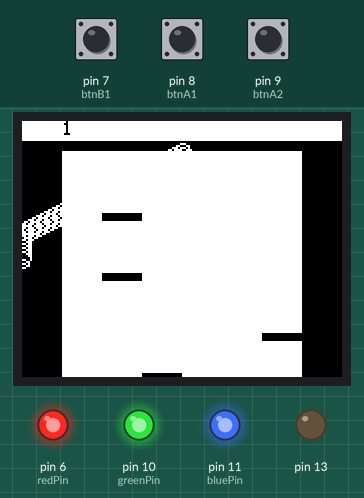
Recording of a sketch running on a simulated Arduino Nano, built with avr-gcc and run on an emulated ATmega328P. On the bench: 160×128 colour display, output pins drawn as LEDs (lit = HIGH). Inputs (shaded band) come from the test bench; at power-on: pin 9 (btnA2) LOW, pin 7 (btnB1) LOW, pin 8 (btnA1) LOW. Random numbers use the default seed unless the sketch sets one.

Above: at 1.3 s.
1.4 s: pin 9 (btnA2) pulled HIGH for 0.15 s
At 1.88 s:
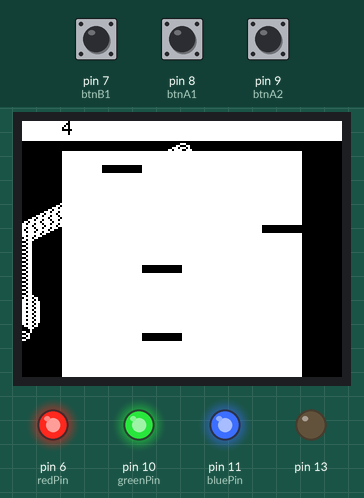
2.1 s: pin 9 (btnA2) pulled HIGH for 1 s
At 2.48 s:
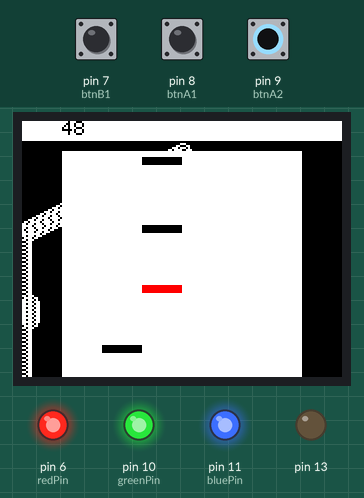
Timing chart, 0 to 5.1 s (numbered marks = the images above; inputs shaded):
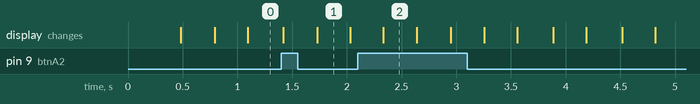

The sketch:

Rapidroll.ino
```cpp
#include <RTClib.h>

//#include <IRremote.h>
bool rmtErr=false;bool rmtIsEnable=false;
#include <avr/pgmspace.h>
#include <SPI.h>

#include <Adafruit_GFX.h>

#include <Adafruit_ST7735.h>

#include <PlayRtttl.h>

#include <Otto.h>
Otto Otto;


int y_stick0 = 130;
int x_stick0 = 80;
boolean stick_status_1 = 0;
int y_stick1 = 160;
int x_stick1 = 80;
boolean stick_status_2 = 0;
int score = 0;
int random_stick = 0;
boolean FREE = 0;
boolean DIE = 0;
int speed = 3;
int ball_x = 80;
int ball_y = 15;
boolean stick_status_3 = 0;
boolean stick_status_4 = 0;
int x_stick2 = 80;
int x_stick3 = 80;
int y_stick2 = 190;
int y_stick3 = 210;
int thanh_gan_nhat;

double random_int(int a,int b) {
  if (a > b) {
    int c = a;
    a = b;
    b = c;
  }
  return (double) random(a,b+1);
}
RTC_DS3231 rtc;
DateTime t;

String daysOfTheWeek[7]={"Domingo","Lunes","Martes","Miercoles","Jueves","Viernes","Sabado"};
String monthsNames[12]={"Enero","Febrero","Marzo","Abril","Mayo","Junio","Julio","Agosto","Septiembre","Octubre","Noviembre","Diciembre"};

bool gmp=false;

#define TFT_DC	A2
#define TFT_RST	A3
#define TFT_CS	A1
#define TFT_MOSI	A4
#define TFT_SCLK	A5
Adafruit_ST7735 TFT = Adafruit_ST7735(TFT_CS, TFT_DC, TFT_MOSI, TFT_SCLK, TFT_RST);
unsigned int BCKGRDCOL = TFT.color565(255, 255, 255);
    #define btnB1 7
  #define btnB2 A1
  #define btnA1 8
  #define btnA2 9
  void initbtnGamePad() {
    pinMode(btnA1, INPUT);
    pinMode(btnA2, INPUT);
    pinMode(btnB1, INPUT);
    pinMode(btnB2, INPUT);
  }
  bool readbtnGamePad(byte btn) {
    byte A_State = digitalRead(btnA1) * 2 + digitalRead(btnA2);
    byte B_State = digitalRead(btnB1) * 2 + digitalRead(btnB2);
    if (btn < 3) {
      return (B_State == btn);
    }
    else {
      return (A_State == (btn-3));
    }
  }
#define redPin 6
#define greenPin 10
#define bluePin 11
#define LeftLeg 2 // left leg pin, servo[0]
#define RightLeg 3 // right leg pin, servo[1]
#define LeftFoot 4 // left foot pin, servo[2]
#define RightFoot 5 // right foot pin, servo[3]
#define Buzzer 13 //buzzer pin


void stick1() {
  TFT.fillRect(x_stick0,y_stick0,20,4,BCKGRDCOL);
  y_stick0 = y_stick0 - speed;
  if (stick_status_1 == 0) {
    TFT.fillRect(x_stick0,y_stick0,20,4,ST7735_BLACK);
  } else {
    TFT.fillRect(x_stick0,y_stick0,20,4,ST7735_RED);
  }
  if (y_stick0 < 15 + speed) {
    TFT.fillRect(x_stick0,y_stick0,20,4,BCKGRDCOL);
    y_stick0 = 130;
    x_stick0 = random_int(1, 6) * 20;
    if (random_int(1, 100) <= 25) {
      stick_status_1 = 1;
    } else {
      stick_status_1 = 0;
    }
  }
}

void stick2() {
  TFT.fillRect(x_stick1,y_stick1,20,4,BCKGRDCOL);
  y_stick1 = y_stick1 - speed;
  if (stick_status_2 == 0) {
    TFT.fillRect(x_stick1,y_stick1,20,4,ST7735_BLACK);
  } else {
    TFT.fillRect(x_stick1,y_stick1,20,4,ST7735_RED);
  }
  if (y_stick1 < 15 + speed) {
    TFT.fillRect(x_stick1,y_stick1,20,4,BCKGRDCOL);
    y_stick1 = y_stick0 + 30;
    x_stick1 = random_int(1, 6) * 20;
    if (random_int(1, 100) <= 25) {
      stick_status_2 = 1;
    } else {
      stick_status_2 = 0;
    }
  }
}

void stick_3() {
  TFT.fillRect(x_stick2,y_stick2,20,4,BCKGRDCOL);
  y_stick2 = y_stick2 - speed;
  if (stick_status_3 == 0) {
    TFT.fillRect(x_stick2,y_stick2,20,4,ST7735_BLACK);
  } else {
    TFT.fillRect(x_stick2,y_stick2,20,4,ST7735_RED);
  }
  if (y_stick2 < 15 + speed) {
    TFT.fillRect(x_stick2,y_stick2,20,4,BCKGRDCOL);
    y_stick2 = y_stick1 + 30;
    x_stick2 = random_int(1, 6) * 20;
    if (random_int(1, 100) <= 25) {
      stick_status_3 = 1;
    } else {
      stick_status_3 = 0;
    }
  }
}

void stick4() {
  TFT.fillRect(x_stick3,y_stick3,20,4,BCKGRDCOL);
  y_stick3 = y_stick3 - speed;
  if (stick_status_4 == 0) {
    TFT.fillRect(x_stick3,y_stick3,20,4,ST7735_BLACK);
  } else {
    TFT.fillRect(x_stick3,y_stick3,20,4,ST7735_RED);
  }
  if (y_stick3 < 15 + speed) {
    TFT.fillRect(x_stick3,y_stick3,20,4,BCKGRDCOL);
    y_stick3 = y_stick2 + 30;
    x_stick3 = random_int(1, 6) * 20;
    if (random_int(1, 100) <= 25) {
      stick_status_4 = 1;
    } else {
      stick_status_4 = 0;
    }
  }
}

void tim_thanh() {
  if (thanh_gan_nhat == 0) {
    if (ball_y > y_stick0 + 2) {
      thanh_gan_nhat = 1;
      score = score + 1;
    } else {
      check_thanh();
    }
  }
  if (thanh_gan_nhat == 1) {
    if (ball_y > y_stick1 + 2) {
      thanh_gan_nhat = 2;
      score = score + 1;
    } else {
      check_thanh2();
    }
  }
  if (thanh_gan_nhat == 2) {
    if (ball_y > y_stick2 + 2) {
      thanh_gan_nhat = 3;
      score = score + 1;
    } else {
      check_thanh3();
    }
  }
  if (thanh_gan_nhat == 3) {
    if (ball_y > y_stick3 + 2) {
      thanh_gan_nhat = 0;
      score = score + 1;
    } else {
      check_thanh4();
    }
  }
}

void check_thanh() {
  if ((ball_y >= y_stick0 - 8 & ball_y <= y_stick0 + 4) & (ball_x >= x_stick0 & ball_x <= x_stick0 + 20)) {
    if (stick_status_1 == 0) {
      FREE = 1;
    } else {
      DIE = 1;
    }
  } else {
    FREE = 0;
  }
}

void check_thanh4() {
  if ((ball_y >= y_stick3 - 8 & ball_y <= y_stick3 + 4) & (ball_x >= x_stick3 & ball_x <= x_stick3 + 20)) {
    if (stick_status_4 == 0) {
      FREE = 1;
    } else {
      DIE = 1;
    }
  } else {
    FREE = 0;
  }
}

void score2() {
  TFT.fillRect(0,0,80,7,BCKGRDCOL);
  TFT.setCursor(20,0);
  TFT.setTextColor(ST7735_BLACK);
  TFT.setTextSize(1);
  TFT.println(score);
}

void check_thanh3() {
  if ((ball_y >= y_stick2 - 8 & ball_y <= y_stick2 + 4) & (ball_x >= x_stick2 & ball_x <= x_stick2 + 20)) {
    if (stick_status_3 == 0) {
      FREE = 1;
    } else {
      DIE = 1;
    }
  } else {
    FREE = 0;
  }
}

void check_thanh2() {
  if ((ball_y >= y_stick1 - 8 & ball_y <= y_stick1 + 4) & (ball_x >= x_stick1 & ball_x <= x_stick1 + 20)) {
    if (stick_status_2 == 0) {
      FREE = 1;
    } else {
      DIE = 1;
    }
  } else {
    FREE = 0;
  }
}

void setColor(int redValue, int greenValue, int blueValue) {
 analogWrite(redPin,(255 - redValue));
  analogWrite(greenPin,(255 - greenValue));
if (rmtIsEnable){if(blueValue<100){analogWrite(bluePin,255);}else {analogWrite(bluePin,0);}}else{analogWrite(bluePin, (255 -blueValue));
}
}

void setup() {

  	TFT.initR(INITR_BLACKTAB);
	TFT.fillScreen(BCKGRDCOL);
	TFT.setRotation(3);
  	initbtnGamePad();

  pinMode(greenPin, OUTPUT);
pinMode(redPin, OUTPUT);
pinMode(bluePin, OUTPUT);
setColor(0,0,0);

  pinMode(A6,INPUT);

  pinMode(13,OUTPUT);
Otto.initBuzzer(Buzzer);

    x_stick0 = random_int(1, 6) * 20;
  x_stick1 = random_int(1, 6) * 20;
  x_stick2 = random_int(1, 6) * 20;
  x_stick3 = random_int(1, 6) * 20;
  random_stick = random_int(1, 4);
  TFT.fillRect(0,10,160,5,ST7735_BLACK);
  TFT.fillRect(0,10,20,128,ST7735_BLACK);
  TFT.fillRect(140,10,20,128,ST7735_BLACK);

}

void loop() {
    if (DIE == 0) {
      score2();
      TFT.drawCircle(ball_x,ball_y,4,BCKGRDCOL);
      if (FREE == 1) {
        switch (thanh_gan_nhat) {
        case 0:
          ball_y = y_stick0 - 8;
          break;
         case 1:
          ball_y = y_stick1 - 8;
          break;
         case 2:
          ball_y = y_stick2 - 8;
          break;
         case 3:
          ball_y = y_stick3 - 8;
          break;
        }
      } else {
        ball_y = ball_y + 2;
      }
      TFT.drawCircle(ball_x,ball_y,4,ST7735_BLACK);
      if (readbtnGamePad(0)) {
        if (ball_x == 0) {
          ball_x = ball_x - 0;
        } else {
          TFT.drawCircle(ball_x,ball_y,4,BCKGRDCOL);
          ball_x = ball_x - 4;
          TFT.drawCircle(ball_x,ball_y,4,ST7735_BLACK);
        }
      }
      if (readbtnGamePad(4)) {
        if (ball_x == 160) {
          ball_x = ball_x + 0;
          TFT.drawCircle(ball_x,ball_y,4,ST7735_BLACK);
        } else {
          TFT.drawCircle(ball_x,ball_y,4,BCKGRDCOL);
          ball_x = ball_x + 4;
          TFT.drawCircle(ball_x,ball_y,4,ST7735_BLACK);
        }
      }
      check_thanh();
      stick1();
      stick2();
      stick_3();
      stick4();
      delay(30);
      tim_thanh();
    }

}
```
